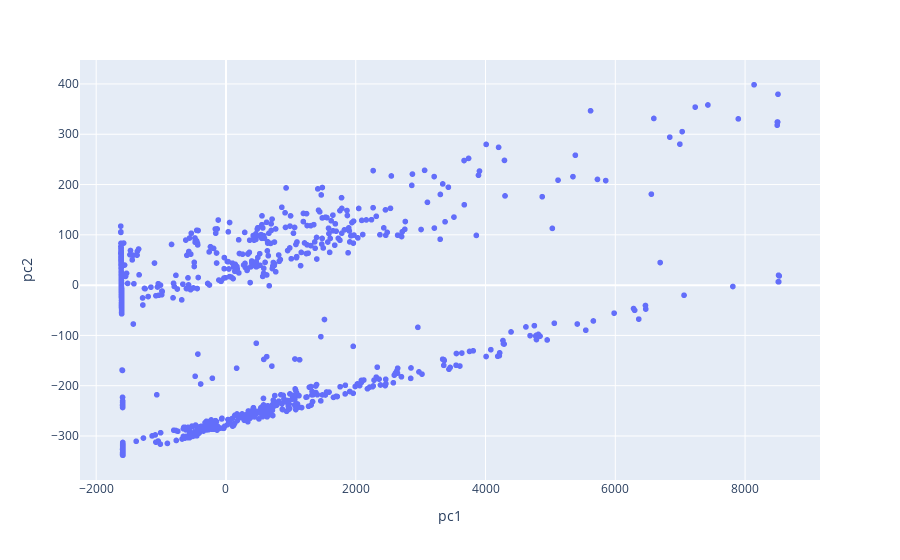

Notebook source saved alongside this figure:
### Code cell
fig = px.scatter(result_df.loc[:1000], x="pc1", y="pc2")
fig.show()

### Figure 1 — Plotly figure (JSON) as saved in the notebook; plotly's stock layout.template omitted (floating-point values rounded to 4 significant figures; data arrays with more than 128 entries replaced by an {"elided": "..."} marker saying what was removed)
{"data": [{"hovertemplate": "pc1=%{x}<br>pc2=%{y}<extra></extra>", "legendgroup": "", "marker": {"color": "#636efa", "symbol": "circle"}, "mode": "markers", "name": "", "showlegend": false, "x": {"elided": "1001 float values"}, "xaxis": "x", "y": {"elided": "1001 float values"}, "yaxis": "y", "type": "scattergl"}], "layout": {"xaxis": {"anchor": "y", "domain": [0.0, 1.0], "title": {"text": "pc1"}}, "yaxis": {"anchor": "x", "domain": [0.0, 1.0], "title": {"text": "pc2"}}, "legend": {"tracegroupgap": 0}, "margin": {"t": 60}}}
